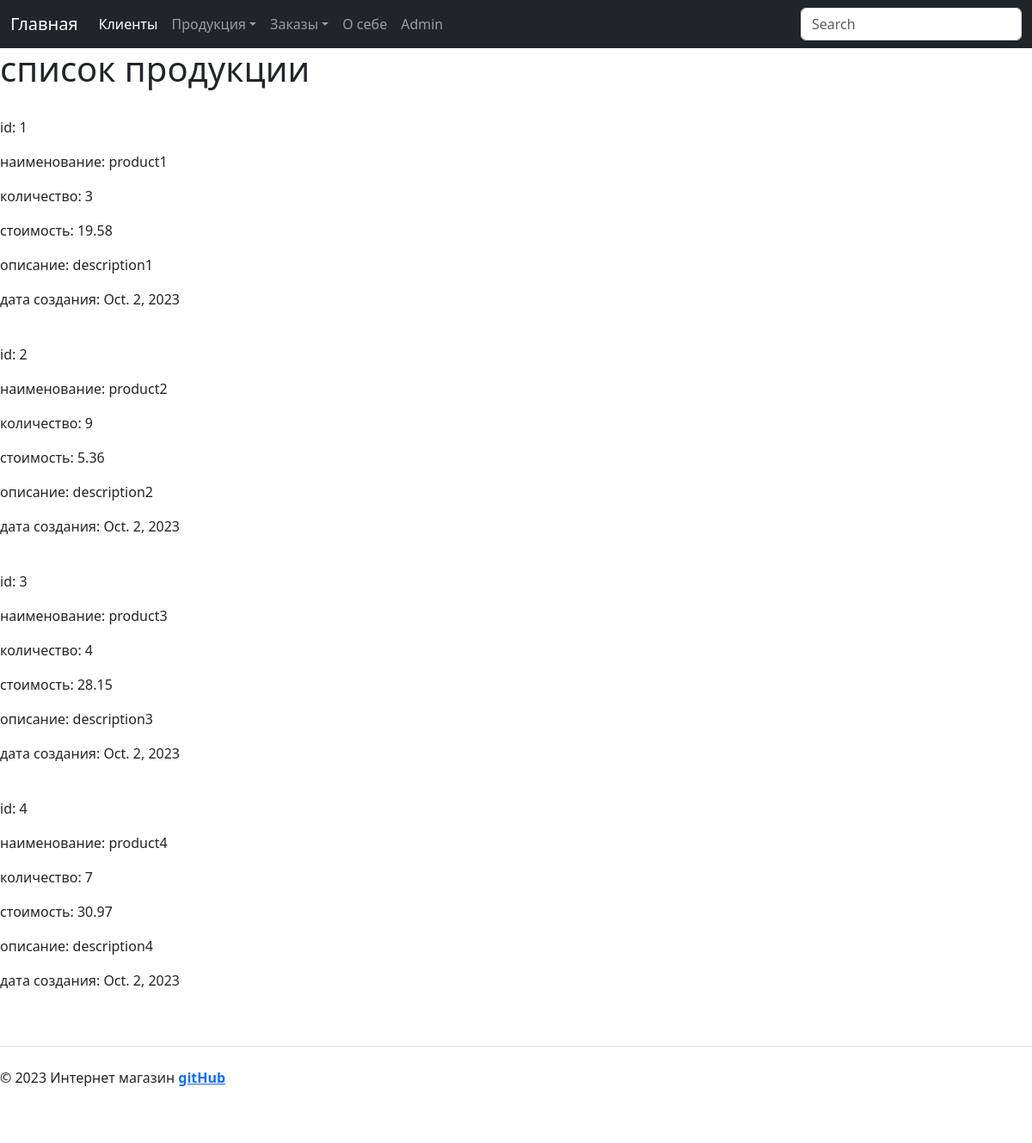
Before: /shop/products/ with the older database file.
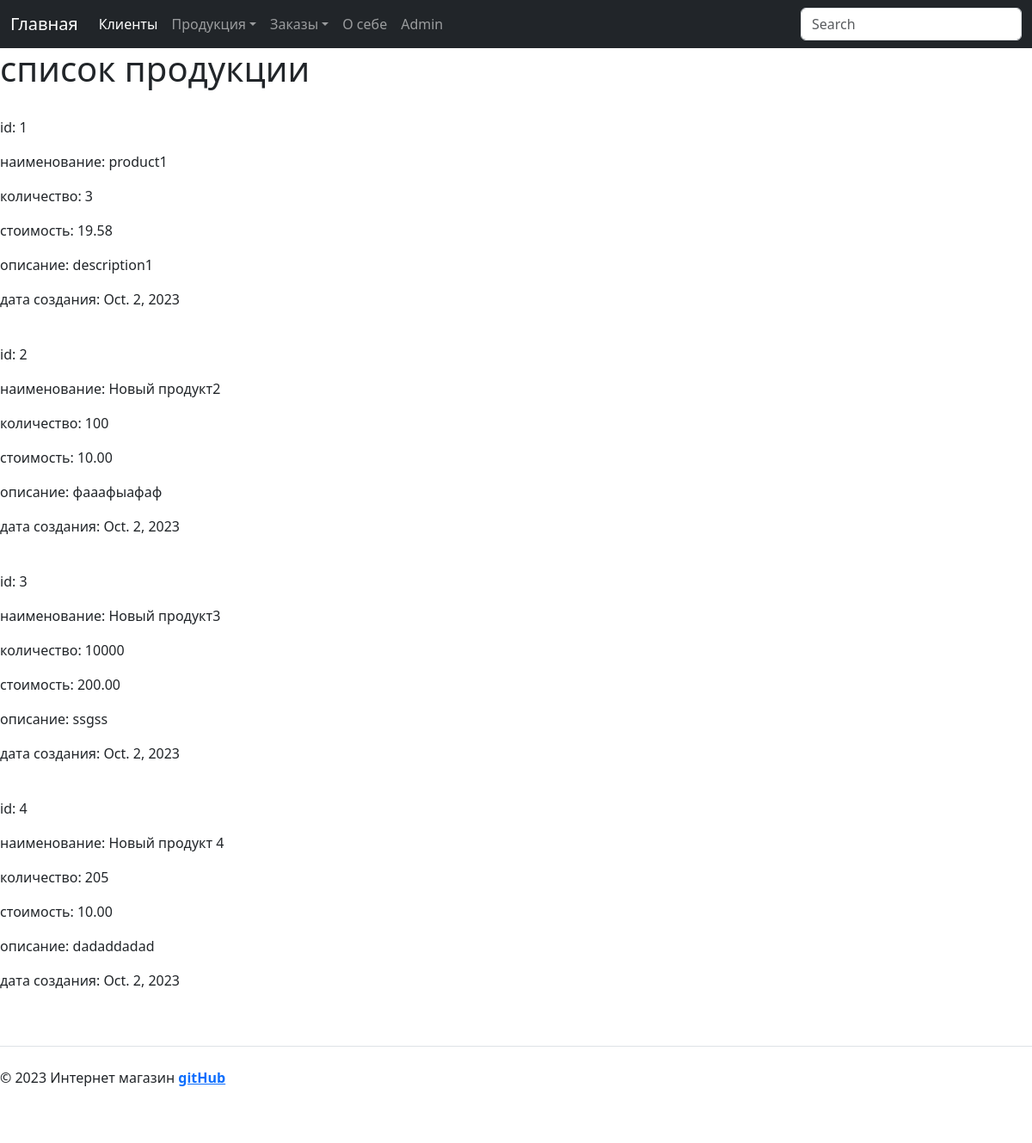
After: the same page with the newer database file.
### shop_app/models.py (models this page shows, shortened)
class Product(models.Model):
    name_product = models.CharField(max_length=50)
    description_product = models.TextField()
    cost = models.DecimalField(max_digits=8, decimal_places=2)
    quantity = models.IntegerField()
    date_add_product = models.DateField(auto_now_add=True)
    image_product = models.ImageField(upload_to="images/")

### shop_app/views.py (the view)
# urls.py: path('shop/products/', views.products, name='products'),                        #вывод списка всей продукции
def products(request):
    products = Product.objects.all()
    logger.info(f'Страница "Список продуктов" успешно открыта')
    return render(request, 'shop_app/products.html', {'products': products})

### shop_app/templates/shop_app/products.html (shortened to what this page needs)
{% extends 'shop_app/base.html' %}
{% block content %}
<h1>список продукции</h1> <br>
{% for product in products %}
    <p>id: {{ product.id }}</p>
    <p>наименование: {{ product.name_product }}</p>
    <p>количество: {{ product.quantity }}</p>
    <p>стоимость: {{ product.cost }}</p>
    <p>описание: {{ product.description_product }}</p>
    <p>дата создания: {{ product.date_add_product }}</p>
<br>
{%  endfor %}
{% endblock %}

Changed rows visible on the page:
changed Product id 2: name_product "product2" → "Новый продукт2"; quantity "9" → "100"; cost "5.36" → "10.00"; description_product "description2" → "фааафыафаф"
changed Product id 3: name_product "product3" → "Новый продукт3"; quantity "4" → "10000"; cost "28.15" → "200.00"; description_product "description3" → "ssgss"
changed Product id 4: name_product "product4" → "Новый продукт 4"; quantity "7" → "205"; cost "30.97" → "10.00"; description_product "description4" → "dadaddadad"
